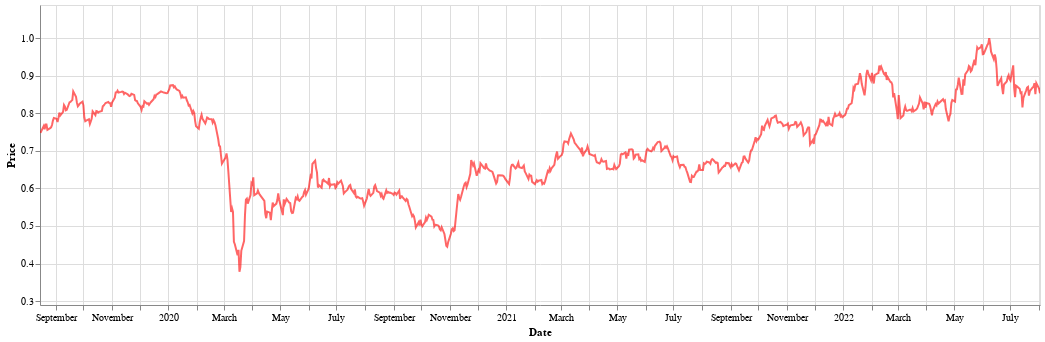

Source (notebook cell):
### Markdown cell above
Cours Courbe

### Code cell
plot_cours(name)

### Figure 1 — Vega-Lite specification as saved in the notebook (floating-point values rounded to 4 significant figures; data arrays with more than 128 entries replaced by an {"elided": "..."} marker saying what was removed)
{"config": {"view": {"continuousWidth": 400, "continuousHeight": 300}}, "data": {"name": "data-4e1d816609d2954b3c5de59952a28e3a"}, "mark": {"type": "line", "color": "red", "opacity": 0.6}, "encoding": {"tooltip": [{"field": "Date", "type": "temporal"}, {"field": "Dernier01", "title": "Price", "type": "quantitative"}], "x": {"field": "Date", "scale": {"clamp": true, "domain": ["2019-08-15", "2022-08-02"]}, "type": "temporal"}, "y": {"field": "Dernier01", "scale": {"clamp": true, "domain": [0.2896, 1.088]}, "title": "Price", "type": "quantitative"}}, "height": 300, "selection": {"selector001": {"type": "interval", "encodings": ["x"]}, "selector002": {"type": "interval", "bind": "scales", "encodings": ["x", "y"]}}, "width": 1000, "$schema": "https://vega.github.io/schema/vega-lite/v4.17.0.json", "datasets": {"data-4e1d816609d2954b3c5de59952a28e3a": {"elided": "762 records"}}}
